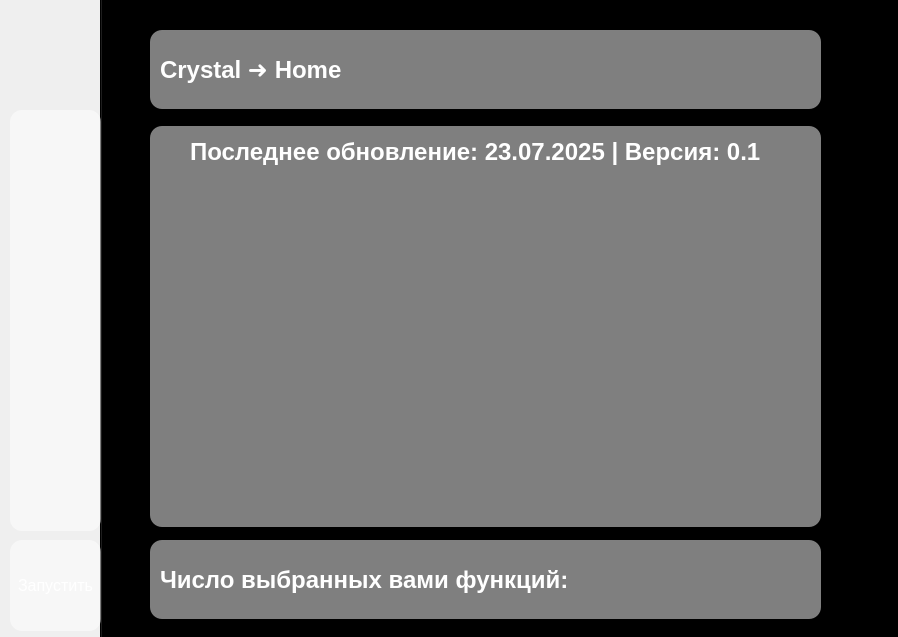
<?xml version="1.0" encoding="UTF-8"?>
<ui version="4.0">
 <class>MainWindow</class>
 <widget class="QMainWindow" name="MainWindow">
  <property name="geometry">
   <rect>
    <x>0</x>
    <y>0</y>
    <width>898</width>
    <height>637</height>
   </rect>
  </property>
  <property name="sizePolicy">
   <sizepolicy hsizetype="Preferred" vsizetype="Preferred">
    <horstretch>0</horstretch>
    <verstretch>0</verstretch>
   </sizepolicy>
  </property>
  <property name="windowTitle">
   <string>MainWindow</string>
  </property>
  <property name="styleSheet">
   <string notr="true">/* Gradient Background for PySide6 */
QMainWindow {
  background: qlineargradient(x1: 0, y1: 0, x2: 1, y2: 1,
                              stop: 0 #b200ff, stop: 0.5 #0500ff, stop: 1 #ff0000);
  background-size: 180% 180%;
  animation: gradient-animation 6s ease infinite;
}

/* Keyframe Animation */
@keyframes gradient-animation {
  0% { background-position: 0% 50%; }
  50% { background-position: 100% 50%; }
  100% { background-position: 0% 50%; }
}</string>
  </property>
  <widget class="QWidget" name="centralwidget">
   <widget class="QTabWidget" name="tabWidget">
    <property name="geometry">
     <rect>
      <x>100</x>
      <y>-30</y>
      <width>811</width>
      <height>681</height>
     </rect>
    </property>
    <property name="styleSheet">
     <string notr="true">background-color: transparent;
border: 0px;</string>
    </property>
    <property name="currentIndex">
     <number>0</number>
    </property>
    <widget class="QWidget" name="tab">
     <property name="styleSheet">
      <string notr="true"/>
     </property>
     <attribute name="title">
      <string/>
     </attribute>
     <widget class="QWidget" name="widget_5" native="true">
      <property name="geometry">
       <rect>
        <x>50</x>
        <y>130</y>
        <width>671</width>
        <height>401</height>
       </rect>
      </property>
      <property name="styleSheet">
       <string notr="true">background-color: rgba(255, 255, 255, 0.5);
border-radius: 12px;</string>
      </property>
      <widget class="QLabel" name="label">
       <property name="geometry">
        <rect>
         <x>40</x>
         <y>10</y>
         <width>601</width>
         <height>31</height>
        </rect>
       </property>
       <property name="font">
        <font>
         <family>Arial</family>
         <pointsize>18</pointsize>
         <bold>true</bold>
        </font>
       </property>
       <property name="styleSheet">
        <string notr="true">color: white;
background-color: transparent;</string>
       </property>
       <property name="text">
        <string>Последнее обновление: 23.07.2025 | Версия: 0.1</string>
       </property>
      </widget>
     </widget>
    </widget>
    <widget class="QWidget" name="tab_2">
     <attribute name="title">
      <string/>
     </attribute>
     <widget class="QWidget" name="widget_4" native="true">
      <property name="geometry">
       <rect>
        <x>50</x>
        <y>130</y>
        <width>671</width>
        <height>401</height>
       </rect>
      </property>
      <property name="styleSheet">
       <string notr="true">background-color: rgba(255, 255, 255, 0.3);
border-radius: 12px;</string>
      </property>
      <widget class="QWidget" name="verticalLayoutWidget_2">
       <property name="geometry">
        <rect>
         <x>0</x>
         <y>0</y>
         <width>671</width>
         <height>401</height>
        </rect>
       </property>
       <layout class="QVBoxLayout" name="verticalLayout_2">
        <property name="spacing">
         <number>0</number>
        </property>
        <item>
         <widget class="QCheckBox" name="checkBox_5">
          <property name="sizePolicy">
           <sizepolicy hsizetype="Maximum" vsizetype="Fixed">
            <horstretch>0</horstretch>
            <verstretch>0</verstretch>
           </sizepolicy>
          </property>
          <property name="maximumSize">
           <size>
            <width>16777215</width>
            <height>16777215</height>
           </size>
          </property>
          <property name="font">
           <font>
            <family>Arial</family>
            <pointsize>12</pointsize>
            <bold>true</bold>
           </font>
          </property>
          <property name="cursor">
           <cursorShape>PointingHandCursor</cursorShape>
          </property>
          <property name="styleSheet">
           <string notr="true">QCheckBox::indicator:unchecked {
	image: url(:/white/C:/Users/alexx/Downloads/icons8-пустой-чекбокс-24.png);
}
QCheckBox::indicator:checked {
    image: url(:/white/C:/Users/alexx/Downloads/icons8-отмеченный-чекбокс-24.png);
}
QCheckBox {
	color: white;
	background-color: transparent
}</string>
          </property>
          <property name="text">
           <string>Очистить папку %temp%</string>
          </property>
         </widget>
        </item>
        <item>
         <widget class="QCheckBox" name="checkBox_2">
          <property name="sizePolicy">
           <sizepolicy hsizetype="Maximum" vsizetype="Fixed">
            <horstretch>0</horstretch>
            <verstretch>0</verstretch>
           </sizepolicy>
          </property>
          <property name="font">
           <font>
            <family>Arial</family>
            <pointsize>12</pointsize>
            <bold>true</bold>
           </font>
          </property>
          <property name="cursor">
           <cursorShape>PointingHandCursor</cursorShape>
          </property>
          <property name="styleSheet">
           <string notr="true">QCheckBox::indicator:unchecked {
	image: url(:/white/C:/Users/alexx/Downloads/icons8-пустой-чекбокс-24.png);
}
QCheckBox::indicator:checked {
    image: url(:/white/C:/Users/alexx/Downloads/icons8-отмеченный-чекбокс-24.png);
}
QCheckBox {
	color: white;
	background-color: transparent
}</string>
          </property>
          <property name="text">
           <string>Очистить кэш обновлений Windows</string>
          </property>
         </widget>
        </item>
        <item>
         <widget class="QCheckBox" name="checkBox_4">
          <property name="sizePolicy">
           <sizepolicy hsizetype="Maximum" vsizetype="Fixed">
            <horstretch>0</horstretch>
            <verstretch>0</verstretch>
           </sizepolicy>
          </property>
          <property name="font">
           <font>
            <family>Arial</family>
            <pointsize>12</pointsize>
            <bold>true</bold>
           </font>
          </property>
          <property name="cursor">
           <cursorShape>PointingHandCursor</cursorShape>
          </property>
          <property name="styleSheet">
           <string notr="true">QCheckBox::indicator:unchecked {
	image: url(:/white/C:/Users/alexx/Downloads/icons8-пустой-чекбокс-24.png);
}
QCheckBox::indicator:checked {
    image: url(:/white/C:/Users/alexx/Downloads/icons8-отмеченный-чекбокс-24.png);
}
QCheckBox {
	color: white;
	background-color: transparent
}</string>
          </property>
          <property name="text">
           <string>Очистить папку prefetch</string>
          </property>
         </widget>
        </item>
        <item>
         <widget class="QCheckBox" name="checkBox_3">
          <property name="sizePolicy">
           <sizepolicy hsizetype="Maximum" vsizetype="Fixed">
            <horstretch>0</horstretch>
            <verstretch>0</verstretch>
           </sizepolicy>
          </property>
          <property name="font">
           <font>
            <family>Arial</family>
            <pointsize>12</pointsize>
            <bold>true</bold>
           </font>
          </property>
          <property name="cursor">
           <cursorShape>PointingHandCursor</cursorShape>
          </property>
          <property name="styleSheet">
           <string notr="true">QCheckBox::indicator:unchecked {
	image: url(:/white/C:/Users/alexx/Downloads/icons8-пустой-чекбокс-24.png);
}
QCheckBox::indicator:checked {
    image: url(:/white/C:/Users/alexx/Downloads/icons8-отмеченный-чекбокс-24.png);
}
QCheckBox {
	color: white;
	background-color: transparent
}</string>
          </property>
          <property name="text">
           <string>Очистить кэш браузера</string>
          </property>
         </widget>
        </item>
        <item>
         <widget class="QCheckBox" name="checkBox">
          <property name="sizePolicy">
           <sizepolicy hsizetype="Maximum" vsizetype="Fixed">
            <horstretch>0</horstretch>
            <verstretch>0</verstretch>
           </sizepolicy>
          </property>
          <property name="font">
           <font>
            <family>Arial</family>
            <pointsize>12</pointsize>
            <bold>true</bold>
           </font>
          </property>
          <property name="cursor">
           <cursorShape>PointingHandCursor</cursorShape>
          </property>
          <property name="styleSheet">
           <string notr="true">QCheckBox::indicator:unchecked {
	image: url(:/white/C:/Users/alexx/Downloads/icons8-пустой-чекбокс-24.png);
}
QCheckBox::indicator:checked {
    image: url(:/white/C:/Users/alexx/Downloads/icons8-отмеченный-чекбокс-24.png);
}
QCheckBox {
	color: white;
	background-color: transparent
}</string>
          </property>
          <property name="text">
           <string>Очистить папку temp</string>
          </property>
         </widget>
        </item>
       </layout>
      </widget>
     </widget>
    </widget>
    <widget class="QWidget" name="tab_4">
     <attribute name="title">
      <string/>
     </attribute>
     <widget class="QWidget" name="widget_3" native="true">
      <property name="geometry">
       <rect>
        <x>50</x>
        <y>130</y>
        <width>671</width>
        <height>401</height>
       </rect>
      </property>
      <property name="styleSheet">
       <string notr="true">background-color: rgba(255, 255, 255, 0.3);
border-radius: 12px;</string>
      </property>
      <widget class="QWidget" name="verticalLayoutWidget_5">
       <property name="geometry">
        <rect>
         <x>0</x>
         <y>0</y>
         <width>671</width>
         <height>401</height>
        </rect>
       </property>
       <layout class="QVBoxLayout" name="verticalLayout_5">
        <property name="spacing">
         <number>0</number>
        </property>
        <item>
         <widget class="QCheckBox" name="checkBox_12">
          <property name="sizePolicy">
           <sizepolicy hsizetype="Maximum" vsizetype="Fixed">
            <horstretch>0</horstretch>
            <verstretch>0</verstretch>
           </sizepolicy>
          </property>
          <property name="maximumSize">
           <size>
            <width>16777215</width>
            <height>16777215</height>
           </size>
          </property>
          <property name="font">
           <font>
            <family>Arial</family>
            <pointsize>12</pointsize>
            <bold>true</bold>
           </font>
          </property>
          <property name="cursor">
           <cursorShape>PointingHandCursor</cursorShape>
          </property>
          <property name="styleSheet">
           <string notr="true">QCheckBox::indicator:unchecked {
	image: url(:/white/C:/Users/alexx/Downloads/icons8-пустой-чекбокс-24.png);
}
QCheckBox::indicator:checked {
    image: url(:/white/C:/Users/alexx/Downloads/icons8-отмеченный-чекбокс-24.png);
}
QCheckBox {
	color: white;
	background-color: transparent
}</string>
          </property>
          <property name="text">
           <string>Включить старое контекстное меню(из Windows 10)</string>
          </property>
         </widget>
        </item>
       </layout>
      </widget>
     </widget>
    </widget>
    <widget class="QWidget" name="tab_3">
     <attribute name="title">
      <string/>
     </attribute>
     <widget class="QWidget" name="widget_2" native="true">
      <property name="geometry">
       <rect>
        <x>50</x>
        <y>130</y>
        <width>671</width>
        <height>401</height>
       </rect>
      </property>
      <property name="styleSheet">
       <string notr="true">background-color: rgba(255, 255, 255, 0.3);
border-radius: 12px;</string>
      </property>
      <widget class="QWidget" name="verticalLayoutWidget_3">
       <property name="geometry">
        <rect>
         <x>0</x>
         <y>0</y>
         <width>671</width>
         <height>401</height>
        </rect>
       </property>
       <layout class="QVBoxLayout" name="verticalLayout_3">
        <property name="spacing">
         <number>0</number>
        </property>
        <item>
         <widget class="QCheckBox" name="checkBox_6">
          <property name="sizePolicy">
           <sizepolicy hsizetype="Maximum" vsizetype="Fixed">
            <horstretch>0</horstretch>
            <verstretch>0</verstretch>
           </sizepolicy>
          </property>
          <property name="maximumSize">
           <size>
            <width>16777215</width>
            <height>16777215</height>
           </size>
          </property>
          <property name="font">
           <font>
            <family>Arial</family>
            <pointsize>12</pointsize>
            <bold>true</bold>
           </font>
          </property>
          <property name="cursor">
           <cursorShape>PointingHandCursor</cursorShape>
          </property>
          <property name="styleSheet">
           <string notr="true">QCheckBox::indicator:unchecked {
	image: url(:/white/C:/Users/alexx/Downloads/icons8-пустой-чекбокс-24.png);
}
QCheckBox::indicator:checked {
    image: url(:/white/C:/Users/alexx/Downloads/icons8-отмеченный-чекбокс-24.png);
}
QCheckBox {
	color: white;
	background-color: transparent
}</string>
          </property>
          <property name="text">
           <string>Отключить Xbox Game Bar</string>
          </property>
         </widget>
        </item>
        <item>
         <widget class="QCheckBox" name="checkBox_7">
          <property name="sizePolicy">
           <sizepolicy hsizetype="Maximum" vsizetype="Fixed">
            <horstretch>0</horstretch>
            <verstretch>0</verstretch>
           </sizepolicy>
          </property>
          <property name="font">
           <font>
            <family>Arial</family>
            <pointsize>12</pointsize>
            <bold>true</bold>
           </font>
          </property>
          <property name="cursor">
           <cursorShape>PointingHandCursor</cursorShape>
          </property>
          <property name="styleSheet">
           <string notr="true">QCheckBox::indicator:unchecked {
	image: url(:/white/C:/Users/alexx/Downloads/icons8-пустой-чекбокс-24.png);
}
QCheckBox::indicator:checked {
    image: url(:/white/C:/Users/alexx/Downloads/icons8-отмеченный-чекбокс-24.png);
}
QCheckBox {
	color: white;
	background-color: transparent
}</string>
          </property>
          <property name="text">
           <string>Отключить обновления Windows</string>
          </property>
         </widget>
        </item>
        <item>
         <widget class="QCheckBox" name="checkBox_8">
          <property name="sizePolicy">
           <sizepolicy hsizetype="Maximum" vsizetype="Fixed">
            <horstretch>0</horstretch>
            <verstretch>0</verstretch>
           </sizepolicy>
          </property>
          <property name="font">
           <font>
            <family>Arial</family>
            <pointsize>12</pointsize>
            <bold>true</bold>
           </font>
          </property>
          <property name="cursor">
           <cursorShape>PointingHandCursor</cursorShape>
          </property>
          <property name="styleSheet">
           <string notr="true">QCheckBox::indicator:unchecked {
	image: url(:/white/C:/Users/alexx/Downloads/icons8-пустой-чекбокс-24.png);
}
QCheckBox::indicator:checked {
    image: url(:/white/C:/Users/alexx/Downloads/icons8-отмеченный-чекбокс-24.png);
}
QCheckBox {
	color: white;
	background-color: transparent
}</string>
          </property>
          <property name="text">
           <string>Отключить кортану</string>
          </property>
         </widget>
        </item>
        <item>
         <widget class="QCheckBox" name="checkBox_9">
          <property name="sizePolicy">
           <sizepolicy hsizetype="Maximum" vsizetype="Fixed">
            <horstretch>0</horstretch>
            <verstretch>0</verstretch>
           </sizepolicy>
          </property>
          <property name="font">
           <font>
            <family>Arial</family>
            <pointsize>12</pointsize>
            <bold>true</bold>
           </font>
          </property>
          <property name="cursor">
           <cursorShape>PointingHandCursor</cursorShape>
          </property>
          <property name="styleSheet">
           <string notr="true">QCheckBox::indicator:unchecked {
	image: url(:/white/C:/Users/alexx/Downloads/icons8-пустой-чекбокс-24.png);
}
QCheckBox::indicator:checked {
    image: url(:/white/C:/Users/alexx/Downloads/icons8-отмеченный-чекбокс-24.png);
}
QCheckBox {
	color: white;
	background-color: transparent
}</string>
          </property>
          <property name="text">
           <string>Отключить Microsoft Edge</string>
          </property>
         </widget>
        </item>
        <item>
         <widget class="QCheckBox" name="checkBox_10">
          <property name="sizePolicy">
           <sizepolicy hsizetype="Maximum" vsizetype="Fixed">
            <horstretch>0</horstretch>
            <verstretch>0</verstretch>
           </sizepolicy>
          </property>
          <property name="font">
           <font>
            <family>Arial</family>
            <pointsize>12</pointsize>
            <bold>true</bold>
           </font>
          </property>
          <property name="cursor">
           <cursorShape>PointingHandCursor</cursorShape>
          </property>
          <property name="styleSheet">
           <string notr="true">QCheckBox::indicator:unchecked {
	image: url(:/white/C:/Users/alexx/Downloads/icons8-пустой-чекбокс-24.png);
}
QCheckBox::indicator:checked {
    image: url(:/white/C:/Users/alexx/Downloads/icons8-отмеченный-чекбокс-24.png);
}
QCheckBox {
	color: white;
	background-color: transparent
}</string>
          </property>
          <property name="text">
           <string>Применить наилучшее быстродействие(с сохранением качества шрифтов)</string>
          </property>
         </widget>
        </item>
       </layout>
      </widget>
     </widget>
    </widget>
    <widget class="QWidget" name="tab_5">
     <attribute name="title">
      <string/>
     </attribute>
    </widget>
   </widget>
   <widget class="QWidget" name="widget" native="true">
    <property name="geometry">
     <rect>
      <x>10</x>
      <y>110</y>
      <width>91</width>
      <height>421</height>
     </rect>
    </property>
    <property name="styleSheet">
     <string notr="true">QWidget{
background-color: rgba(255, 255, 255, 0.3);
border-radius: 12px;
}</string>
    </property>
    <widget class="QWidget" name="verticalLayoutWidget">
     <property name="geometry">
      <rect>
       <x>0</x>
       <y>0</y>
       <width>91</width>
       <height>421</height>
      </rect>
     </property>
     <layout class="QVBoxLayout" name="verticalLayout">
      <property name="spacing">
       <number>0</number>
      </property>
      <item>
       <widget class="QPushButton" name="tabButton4">
        <property name="minimumSize">
         <size>
          <width>0</width>
          <height>77</height>
         </size>
        </property>
        <property name="font">
         <font>
          <family>Arial</family>
          <pointsize>14</pointsize>
          <bold>true</bold>
         </font>
        </property>
        <property name="cursor">
         <cursorShape>PointingHandCursor</cursorShape>
        </property>
        <property name="styleSheet">
         <string notr="true">background-color: transparent;
border: none;</string>
        </property>
        <property name="text">
         <string/>
        </property>
        <property name="icon">
         <iconset resource="icons.qrc">
          <normaloff>:/white/C:/Users/alexx/Downloads/icons8-главная-32.png</normaloff>:/white/C:/Users/alexx/Downloads/icons8-главная-32.png</iconset>
        </property>
        <property name="iconSize">
         <size>
          <width>33</width>
          <height>33</height>
         </size>
        </property>
       </widget>
      </item>
      <item>
       <widget class="QPushButton" name="tabButton3">
        <property name="minimumSize">
         <size>
          <width>0</width>
          <height>77</height>
         </size>
        </property>
        <property name="font">
         <font>
          <family>Arial</family>
          <pointsize>12</pointsize>
          <bold>true</bold>
         </font>
        </property>
        <property name="cursor">
         <cursorShape>PointingHandCursor</cursorShape>
        </property>
        <property name="styleSheet">
         <string notr="true">background-color: transparent;
border: none;</string>
        </property>
        <property name="text">
         <string/>
        </property>
        <property name="icon">
         <iconset resource="icons.qrc">
          <normaloff>:/white/C:/Users/alexx/Downloads/icons8-мусор-48.png</normaloff>:/white/C:/Users/alexx/Downloads/icons8-мусор-48.png</iconset>
        </property>
        <property name="iconSize">
         <size>
          <width>33</width>
          <height>33</height>
         </size>
        </property>
       </widget>
      </item>
      <item>
       <widget class="QPushButton" name="tabButton2">
        <property name="minimumSize">
         <size>
          <width>0</width>
          <height>77</height>
         </size>
        </property>
        <property name="font">
         <font>
          <family>Arial</family>
          <pointsize>12</pointsize>
          <bold>true</bold>
         </font>
        </property>
        <property name="cursor">
         <cursorShape>PointingHandCursor</cursorShape>
        </property>
        <property name="styleSheet">
         <string notr="true">background-color: transparent;
border: none;</string>
        </property>
        <property name="text">
         <string/>
        </property>
        <property name="icon">
         <iconset resource="icons.qrc">
          <normaloff>:/white/C:/Users/alexx/Downloads/icons8-приборная-панель-50.png</normaloff>:/white/C:/Users/alexx/Downloads/icons8-приборная-панель-50.png</iconset>
        </property>
        <property name="iconSize">
         <size>
          <width>33</width>
          <height>33</height>
         </size>
        </property>
       </widget>
      </item>
      <item>
       <widget class="QPushButton" name="tabButton5">
        <property name="minimumSize">
         <size>
          <width>0</width>
          <height>77</height>
         </size>
        </property>
        <property name="font">
         <font>
          <family>Arial</family>
          <pointsize>12</pointsize>
          <bold>true</bold>
         </font>
        </property>
        <property name="cursor">
         <cursorShape>PointingHandCursor</cursorShape>
        </property>
        <property name="styleSheet">
         <string notr="true">background-color: transparent;
border: none;</string>
        </property>
        <property name="text">
         <string/>
        </property>
        <property name="icon">
         <iconset resource="icons.qrc">
          <normaloff>:/white/C:/Users/alexx/Downloads/icons8-external-setting-tweak-web-design-and-development-outline-design-circle-32.png</normaloff>:/white/C:/Users/alexx/Downloads/icons8-external-setting-tweak-web-design-and-development-outline-design-circle-32.png</iconset>
        </property>
        <property name="iconSize">
         <size>
          <width>33</width>
          <height>33</height>
         </size>
        </property>
       </widget>
      </item>
      <item>
       <widget class="QPushButton" name="tabButton1">
        <property name="minimumSize">
         <size>
          <width>0</width>
          <height>77</height>
         </size>
        </property>
        <property name="font">
         <font>
          <family>Arial</family>
          <pointsize>12</pointsize>
          <bold>true</bold>
         </font>
        </property>
        <property name="cursor">
         <cursorShape>PointingHandCursor</cursorShape>
        </property>
        <property name="styleSheet">
         <string notr="true">background-color: transparent;
border: none;</string>
        </property>
        <property name="text">
         <string/>
        </property>
        <property name="icon">
         <iconset resource="icons.qrc">
          <normaloff>:/white/C:/Users/alexx/Downloads/icons8-palette-64.png</normaloff>:/white/C:/Users/alexx/Downloads/icons8-palette-64.png</iconset>
        </property>
        <property name="iconSize">
         <size>
          <width>33</width>
          <height>33</height>
         </size>
        </property>
       </widget>
      </item>
     </layout>
    </widget>
   </widget>
   <widget class="QPushButton" name="pushButton">
    <property name="geometry">
     <rect>
      <x>10</x>
      <y>540</y>
      <width>91</width>
      <height>91</height>
     </rect>
    </property>
    <property name="font">
     <font>
      <family>Arial</family>
      <pointsize>12</pointsize>
      <bold>false</bold>
     </font>
    </property>
    <property name="cursor">
     <cursorShape>PointingHandCursor</cursorShape>
    </property>
    <property name="styleSheet">
     <string notr="true">background-color: rgba(255, 255, 255, 0.5);
border-radius: 12px;
color: white;</string>
    </property>
    <property name="text">
     <string>Запустить</string>
    </property>
   </widget>
   <widget class="QWidget" name="widget_6" native="true">
    <property name="geometry">
     <rect>
      <x>150</x>
      <y>540</y>
      <width>671</width>
      <height>79</height>
     </rect>
    </property>
    <property name="styleSheet">
     <string notr="true">background-color: rgba(255, 255, 255, 0.5);
border-radius: 12px;</string>
    </property>
    <widget class="QLabel" name="label_2">
     <property name="geometry">
      <rect>
       <x>10</x>
       <y>20</y>
       <width>601</width>
       <height>39</height>
      </rect>
     </property>
     <property name="font">
      <font>
       <family>Arial</family>
       <pointsize>18</pointsize>
       <bold>true</bold>
      </font>
     </property>
     <property name="styleSheet">
      <string notr="true">color: white;
background-color: transparent;</string>
     </property>
     <property name="text">
      <string>Число выбранных вами функций: </string>
     </property>
    </widget>
   </widget>
   <widget class="QWidget" name="widget_7" native="true">
    <property name="geometry">
     <rect>
      <x>150</x>
      <y>30</y>
      <width>671</width>
      <height>79</height>
     </rect>
    </property>
    <property name="styleSheet">
     <string notr="true">background-color: rgba(255, 255, 255, 0.5);
border-radius: 12px;</string>
    </property>
    <widget class="QLabel" name="label_3">
     <property name="geometry">
      <rect>
       <x>10</x>
       <y>20</y>
       <width>601</width>
       <height>39</height>
      </rect>
     </property>
     <property name="font">
      <font>
       <family>Arial</family>
       <pointsize>18</pointsize>
       <bold>true</bold>
      </font>
     </property>
     <property name="styleSheet">
      <string notr="true">color: white;
background-color: transparent;</string>
     </property>
     <property name="text">
      <string>Crystal ➜ Home</string>
     </property>
    </widget>
   </widget>
  </widget>
 </widget>
 <resources>
  <include location="icons.qrc"/>
 </resources>
 <connections/>
</ui>
